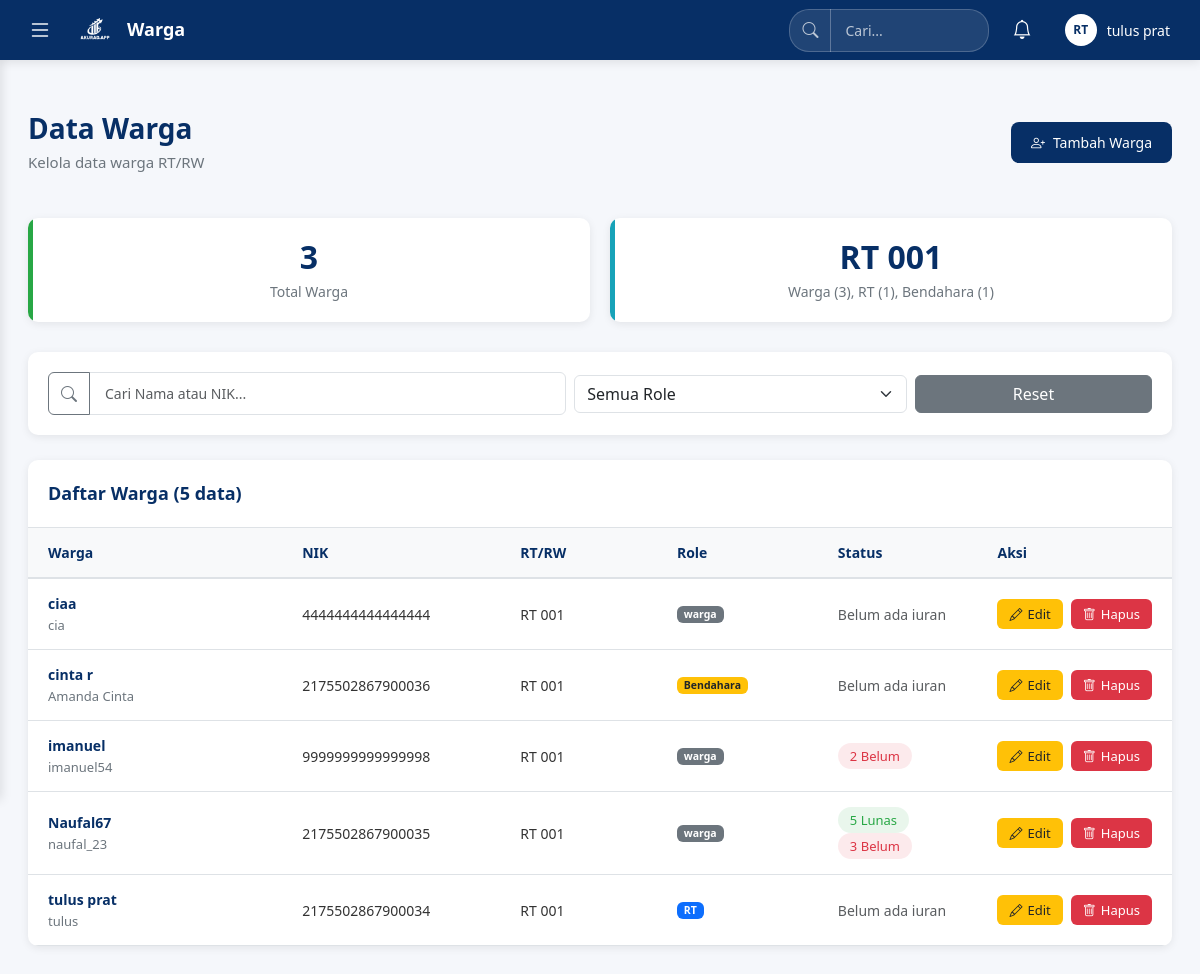
Page /dashboard_rt/warga.php (signed in) on the committed database.
### tables this page shows
CREATE TABLE `user` (
  `id_user` int(11) NOT NULL,
  `username` varchar(50) NOT NULL,
  `nik` varchar(16) NOT NULL,
  `rt_number` varchar(20) NOT NULL,
  `password` varchar(255) NOT NULL,
  `role` enum('RT','Bendahara','warga') NOT NULL,
  `id_warga` int(11) DEFAULT NULL,
  `created_at` timestamp NOT NULL DEFAULT current_timestamp(),
  `email` varchar(255) NOT NULL
);

CREATE TABLE `warga` (
  `id_warga` int(11) NOT NULL,
  `nama_lengkap` varchar(100) NOT NULL,
  `status` enum('Aktif','Non-Aktif') DEFAULT 'Aktif',
  `created_at` timestamp NOT NULL DEFAULT current_timestamp(),
  `updated_at` timestamp NOT NULL DEFAULT current_timestamp() ON UPDATE current_timestamp(),
  `alamat` varchar(255) NOT NULL,
  `no_telepon` varchar(20) NOT NULL
);

### dashboard_rt/warga.php (the view, shortened to what this page needs)
r<?php
require_once '../config/koneksi.php';
$user_role = $_SESSION['role'] ?? 'RT';
$query = "
SELECT
    u.id_user,
    u.username,
    u.nik,
    u.rt_number,
    u.role,
    w.id_warga,
    w.nama_lengkap,
    w.alamat,
    w.no_telepon,
    w.status
FROM user u
LEFT JOIN warga w ON u.id_warga = w.id_warga
WHERE u.rt_number = '{$_SESSION['rt_number']}'
ORDER BY w.nama_lengkap ASC
";
$result_warga = mysqli_query($koneksi, $query);
$total_warga = mysqli_num_rows($result_warga);
$query_warga = "SELECT COUNT(*) as count FROM user WHERE role = 'warga'";
$result_warga_count = mysqli_query($koneksi, $query_warga);
$warga_count = mysqli_fetch_assoc($result_warga_count)['count'] ?? 0;
$query_stats = "SELECT rt_number, role, COUNT(*) as count FROM user WHERE rt_number = '{$_SESSION['rt_number']}' GROUP BY rt_number, role ORDER BY rt_number, role";
$stats_result = mysqli_query($koneksi, $query_stats);
$warga_stats = [];
$rt_role_stats = [];
$bendahara_stats = [];
while ($row = mysqli_fetch_assoc($stats_result)) {
    $rt = $row['rt_number'];
    $role = $row['role'];
    $count = $row['count'];
    if ($role === 'warga') {
        $warga_stats[$rt] = $count;
    } elseif ($role === 'RT') {
        $rt_role_stats[$rt] = $count;
    } elseif ($role === 'Bendahara') {
        $bendahara_stats[$rt] = $count;
    }
}
mysqli_data_seek($result_warga, 0);
$query_total_rt1 = "SELECT COUNT(*) as total FROM user";
$result_total = mysqli_query($koneksi, $query_total_rt1);
$total_aktif = mysqli_fetch_assoc($result_total)['total'] ?? 0;
?>
<!DOCTYPE html>
<html lang="id">
<head>
    <link rel="stylesheet" href="https://cdn.jsdelivr.net/npm/bootstrap@5.3.3/dist/css/bootstrap.min.css">
    <link rel="stylesheet" href="https://cdn.jsdelivr.net/npm/bootstrap-icons@1.11.3/font/bootstrap-icons.css">
</head>
<body>
    <?php include 'sidebar.php'; ?>
    <div class="main-content">
        <div class="page-header">
            <div class="page-title">
                <h1>Data Warga</h1>
                <div class="page-subtitle">Kelola data warga RT/RW</div>
            </div>
        <?php if ($user_role === 'RT' || $user_role === 'Bendahara'): ?>
            <div class="page-header-right">
                <button class="btn-tambah" onclick="openTambahWarga()">
                    <i class="bi bi-person-plus"></i> Tambah Warga
                </button>
            </div>
        <?php endif; ?>
        </div>
        <div class="stats-container">
            <div class="stat-card total">
                <div class="stat-number"><?php echo $warga_count; ?></div>
                <div class="stat-label">Total Warga</div>
            </div>
            <?php
            $all_rts = array_unique(array_merge(
                array_keys($warga_stats),
                array_keys($rt_role_stats),
                array_keys($bendahara_stats)
            ));
            sort($all_rts);
            foreach ($all_rts as $rt):
                $warga_in_rt = $warga_stats[$rt] ?? 0;
                $rt_in_rt = $rt_role_stats[$rt] ?? 0;
                $bendahara_in_rt = $bendahara_stats[$rt] ?? 0;
                $roles = [];
                if ($warga_in_rt > 0) $roles[] = "Warga ($warga_in_rt)";
                if ($rt_in_rt > 0) $roles[] = "RT ($rt_in_rt)";
                if ($bendahara_in_rt > 0) $roles[] = "Bendahara ($bendahara_in_rt)";
                $consolidated_label = implode(', ', $roles);
            ?>
            <div class="stat-card rt">
                <div class="stat-number"><?php echo $rt; ?></div>
                <div class="stat-label"><?php echo $consolidated_label; ?></div>
            </div>
            <?php endforeach; ?>
        </div>
        <div class="filter-section">
            <div class="filter-controls d-flex flex-nowrap gap-2 align-items-center">
                <div class="input-group" style="width: 550px;">
                    <button class="btn btn-outline-secondary" type="button" id="btnSearch">
                        <i class="bi bi-search"></i>
                    </button>
                    <input type="text" id="searchInput" class="form-control" placeholder="Cari Nama atau NIK...">
                </div>
                <select id="filterRole" class="form-select" style="width: 350px;">
                    <option value="">Semua Role</option>
                </select>
                <button id="btnReset" class="btn btn-secondary" onclick="resetFilters()" style="width: 250px;">
                    Reset
                </button>
            </div>
        </div>
<div class="table-container">
    <div class="table-header">
        <div class="table-title">Daftar Warga (<?php echo $total_aktif; ?> data aktif)</div>
    </div>
    <div class="table-responsive">
        <table class="data-table">
            <thead>
                <tr>
                    <th style="width: 25%;">Warga</th>
                    <th style="width: 20%;">NIK</th>
                    <th style="width: 15%;">RT/RW</th>
                    <th style="width: 15%;">Role</th>
                    <th style="width: 15%;">Status</th>
                    <?php if ($user_role === 'RT' || $user_role === 'Bendahara'): ?>
                    <th style="width: 10%;">Aksi</th>
                    <?php endif; ?>
                </tr>
            </thead>
            <tbody>
            <?php if ($total_warga > 0): ?>
                <?php while ($w = mysqli_fetch_assoc($result_warga)): ?>
                    <tr>
                        <td>
                            <div class="warga-info">
                                <div class="warga-nama">
                                    <?= htmlspecialchars($w['nama_lengkap'] ?? 'Nama tidak tersedia'); ?>
                                </div>
                                <div class="warga-email">
                                    <?= htmlspecialchars($w['email'] ?? $w['username']); ?>
                                </div>
                            </div>
                        </td>
                        <td><?= htmlspecialchars($w['nik'] ?? ''); ?></td>
                        <td><?= htmlspecialchars($w['rt_number'] ?? ''); ?></td>
                        <td>
                            <span class="badge
                                <?php echo $w['role'] === 'RT' ? 'bg-primary' :
                                        ($w['role'] === 'Bendahara' ? 'bg-warning text-dark' : 'bg-secondary'); ?>">
                                <?= htmlspecialchars($w['role'] ?? 'warga'); ?>
                            </span>
                        </td>
                        <td>
                            <?php
                            $id_warga = $w['id_warga'] ?? 0;
                            if ($id_warga > 0) {
                                $query_iuran = "SELECT
                                    SUM(CASE WHEN status_pembayaran = 'Lunas' THEN 1 ELSE 0 END) as lunas,
                                    SUM(CASE WHEN status_pembayaran = 'Belum Lunas' THEN 1 ELSE 0 END) as belum
                                FROM iuran_rutin WHERE id_warga = $id_warga";
                                $result_iuran = mysqli_query($koneksi, $query_iuran);
                                $iuran = mysqli_fetch_assoc($result_iuran);
                                $lunas = $iuran['lunas'] ?? 0;
                                $belum = $iuran['belum'] ?? 0;
                            } else {
                                $lunas = 0;
                                $belum = 0;
                            }
                            ?>
                            <?php if ($lunas > 0): ?>
                                <span class="status-lunas"><?= $lunas ?> Lunas</span>
                            <?php endif; ?>
                            <?php if ($belum > 0): ?>
                                <span class="status-belum"><?= $belum ?> Belum</span>
                            <?php endif; ?>
                            <?php if ($lunas == 0 && $belum == 0): ?>
                                <span class="text-muted">Belum ada iuran</span>
                            <?php endif; ?>
                        </td>
                        <?php if ($user_role === 'RT' || $user_role === 'Bendahara'): ?>
                        <td>
                            <div class="action-buttons">
                                <button class="btn-edit" onclick="openEditWarga(<?= $w['id_user']; ?>)">
                                    <i class="bi bi-pencil"></i> Edit
                                </button>
                                <form action="../backend/warga/hapus_warga_rt.php" method="POST" style="display:inline;">
                                    <button type="submit" class="btn-delete" onclick="return confirm('Apakah Anda yakin ingin menghapus warga ini?')">
                                        <i class="bi bi-trash"></i> Hapus
                                    </button>
                                </form>
                            </div>
                        </td>
                        <?php endif; ?>
                    </tr>
                <?php endwhile; ?>
            <?php endif; ?>
            </tbody>
        </table>
    </div>
</div>
</body>
</html>

### dashboard_rt/warga.php (style rules this page uses)
:root { --primary-color: #072f66; --secondary-color: #f8f9fa; --success-color: #28a745; --warning-color: #ffc107; --danger-color: #dc3545; --info-color: #17a2b8; --gray-light: #6c757d; --gray-lighter: #dee2e6; }
* { margin: 0; padding: 0; box-sizing: border-box; }
body { font-family: 'Segoe UI', Tahoma, Geneva, Verdana, sans-serif; background-color: #f5f7fa; color: #333; min-height: 100vh; }
body { background:#f5f7fb }
.main-content { margin-left: 0; margin-top: 60px; padding: 28px; min-height: calc(100vh - 60px); transition: margin-left 0.3s ease; }
.page-header { margin-bottom: 30px; padding-bottom: 15px; display: flex; justify-content: space-between; align-items: center; }
.page-title h1 { color: var(--primary-color); font-weight: 700; font-size: 28px; margin-bottom: 5px; }
.page-subtitle { color: var(--gray-light); font-size: 15px; font-weight: 400; }
.stats-container { display: grid; grid-template-columns: repeat(auto-fit, minmax(180px, 1fr)); gap: 20px; margin-bottom: 30px; }
.stat-card { background: white; border-radius: 10px; padding: 20px; box-shadow: 0 2px 8px rgba(0,0,0,0.08); display: flex; flex-direction: column; align-items: center; justify-content: center; text-align: center; min-height: 100px; position: relative; overflow: hidden; }
.stat-card::before { content: ''; position: absolute; top: 0; left: 0; width: 5px; height: 100%; }
.stat-card.total::before { background-color: var(--success-color); }
.stat-card.rt::before { background-color: var(--info-color); }
.stat-number { font-size: 32px; font-weight: 700; color: var(--primary-color); line-height: 1.2; margin-bottom: 5px; }
.stat-label { font-size: 14px; color: var(--gray-light); font-weight: 500; }
.filter-section { background: white; border-radius: 10px; padding: 20px; margin-bottom: 25px; box-shadow: 0 2px 8px rgba(0,0,0,0.08); }
.table-container { background: white; border-radius: 10px; overflow: hidden; box-shadow: 0 2px 8px rgba(0,0,0,0.08); margin-bottom: 30px; }
.table-header { padding: 20px; border-bottom: 1px solid var(--gray-lighter); display: flex; justify-content: space-between; align-items: center; flex-wrap: wrap; gap: 15px; }
.table-title { font-size: 18px; font-weight: 600; color: var(--primary-color); }
.btn-tambah { background: var(--primary-color); color: white; border: none; padding: 10px 20px; border-radius: 8px; font-size: 14px; cursor: pointer; display: flex; align-items: center; gap: 8px; transition: background 0.3s; text-decoration: none; font-weight: 500; }
.table-responsive { overflow-x: auto; }
.data-table { width: 100%; border-collapse: collapse; min-width: 800px; }
.data-table thead { background: #f8f9fa; }
.data-table th { padding: 15px 20px; text-align: left; font-weight: 600; color: var(--primary-color); border-bottom: 2px solid var(--gray-lighter); font-size: 14px; white-space: nowrap; }
.data-table td { padding: 15px 20px; border-bottom: 1px solid var(--gray-lighter); vertical-align: middle; font-size: 14px; }
.warga-info { display: flex; flex-direction: column; gap: 3px; }
.warga-nama { font-weight: 600; color: var(--primary-color); }
.warga-email { font-size: 13px; color: var(--gray-light); }
.status-lunas { color: var(--success-color); background: rgba(40, 167, 69, 0.1); padding: 4px 12px; border-radius: 20px; font-size: 13px; font-weight: 500; display: inline-block; }
.status-belum { color: var(--danger-color); background: rgba(220, 53, 69, 0.1); padding: 4px 12px; border-radius: 20px; font-size: 13px; font-weight: 500; display: inline-block; }
.action-buttons { display: flex; gap: 8px; }
.btn-edit, .btn-delete { padding: 6px 12px; border: none; border-radius: 6px; font-size: 13px; cursor: pointer; transition: all 0.3s; display: inline-flex; align-items: center; gap: 5px; text-decoration: none; font-weight: 500; }
.btn-edit { background: var(--warning-color); color: #212529; }
.btn-delete { background: var(--danger-color); color: white; }
.form-control { width: 100%; padding: 10px 15px; border: 1px solid var(--gray-lighter); border-radius: 6px; font-size: 14px; transition: all 0.3s; background: white; }

### dashboard_rt/sidebar.php (style rules this page uses)
.page-title { font-size: 20px; font-weight: 600; color: white; }
@media (min-width: 769px) { .main-content { transition: margin-left 0.3s ease-in-out, opacity 0.3s ease-in-out; } }

### rows in the picture
user: id_warga.nama_lengkap "ciaa", username "cia", nik "4444444444444444", rt_number "RT 001", role "warga", shows "Belum ada iuran"
user: id_warga.nama_lengkap "cinta r", username "Amanda Cinta", nik "2175502867900036", rt_number "RT 001", role "Bendahara", shows "Belum ada iuran"
user: id_warga.nama_lengkap "imanuel", username "imanuel54", nik "9999999999999998", rt_number "RT 001", role "warga", belum "2"
user: id_warga.nama_lengkap "Naufal67", username "naufal_23", nik "2175502867900035", rt_number "RT 001", role "warga", lunas "5", belum "3"
user: id_warga.nama_lengkap "tulus prat", username "tulus", nik "2175502867900034", rt_number "RT 001", role "RT", shows "Belum ada iuran"

### other values in the picture
$section_title "Warga"
$_SESSION['nama'] "tulus prat"
$warga_count "3"
$rt "RT 001"
$consolidated_label "Warga (3), RT (1), Bendahara (1)"
